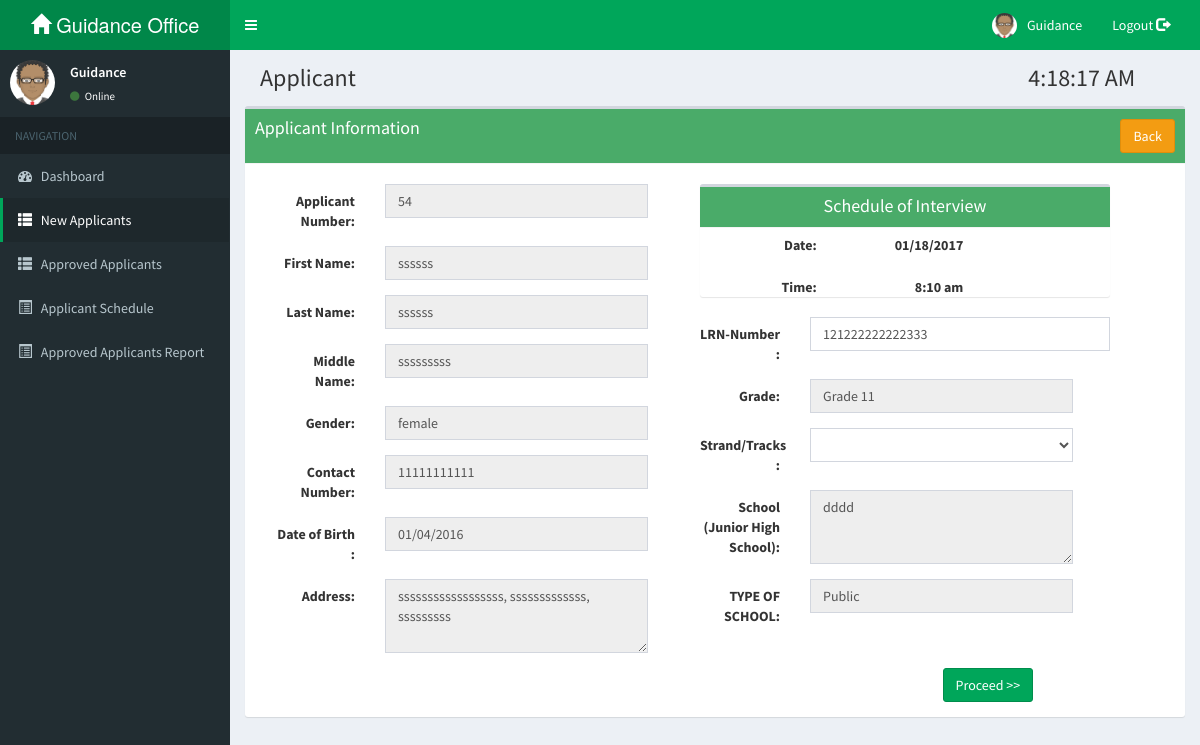
The app's page /guidance/pages/applicant_validate.php?opt=val&id=54 (signed in) with its own data.
### tables this page shows
CREATE TABLE `tblapplicant` (
  `appid` int(10) NOT NULL,
  `shs_id` varchar(30) NOT NULL,
  `lrn_no` varchar(30) NOT NULL,
  `lname` varchar(50) NOT NULL,
  `fname` varchar(50) NOT NULL,
  `mname` varchar(50) NOT NULL,
  `gender` varchar(30) NOT NULL,
  `bday` varchar(30) NOT NULL,
  `age` int(10) NOT NULL,
  `street` varchar(50) NOT NULL,
  `city` varchar(50) NOT NULL,
  `province` varchar(50) NOT NULL,
  `contact` varchar(50) NOT NULL,
  `school` varchar(100) NOT NULL,
  `school_type` varchar(50) NOT NULL,
  `guardian` varchar(50) NOT NULL,
  `gcontact` varchar(50) NOT NULL,
  `date` varchar(50) NOT NULL,
  `status` int(11) NOT NULL
);

CREATE TABLE `tblapplicant_schedule` (
  `schedule_id` int(10) NOT NULL,
  `appid` varchar(50) NOT NULL,
  `date` varchar(50) NOT NULL,
  `time` varchar(50) NOT NULL,
  `status` int(10) NOT NULL
);

### guidance/pages/applicant_validate.php (the view, shortened to what this page needs)
<?php include "../templates/templates.php";
	include "connect.php";
	$id="";
	if(isset($_GET['opt']))
    	$option=$_GET['opt'];
	if(isset($_GET['id']))
    	$id=$_GET['id'];
	$sql_sel=mysqli_query($con,"SELECT * FROM tblapplicant WHERE appid=$id");
	$app_row=mysqli_fetch_array($sql_sel);
				?>
  <body class="skin-green">
    <div class="wrapper">
      <div class="content-wrapper">
		<section class="content-header">
          <h1 class="col-md-10">
             Applicant
          </h1>
		  <h1>
          </h1>
        </section>
       <section class="content">
        <div class="box">
            <div class="box-header with-border"  style="background-color: #4aab69; color:white;">
              <h3 class="box-title"> Applicant Information</h3>
			  <div class="pull-right">
                    <a href="tblapplicant.php" class="btn btn-warning">Back</a>
				</div>
            </div>
			<br/>
			<?php if($option=="view"){
				$sel_sched = mysqli_query($con,"SELECT * FROM tblapplicant_schedule WHERE appid='$id'");
				$row_sched = mysqli_fetch_array($sel_sched);
			?>
			<div class="content">
				<div class="row">
					<div class="col-md-7">
						<form method="post" action="applicant_update.php?app_id=<?php echo $id;?>" class="form-horizontal">
							<div class="form-group">
								<label for="roll_no" class="control-label col-md-3">Applicant Number:</label>
								<div class="col-md-8">
									<input  type="text" class="form-control only-number" id="roll_no" name="roll_no" value="<?php echo $id;?>" readonly/>
								</div>
							</div>
							<div class="form-group">
								<label for="fnametxt" class="control-label col-md-3">First Name:</label>
								<div class="col-md-8">
									<input type="text" class="form-control" id="fnametxt" name="fnametxt" value="<?php echo $app_row['fname'];?>"/>
								</div>
							</div>
							<div class="form-group">
								<label for="lnametxt" class="control-label col-md-3">Last Name:</label>
								<div class="col-md-8">
									<input type="text" class="form-control" id="lnametxt" name="lnametxt" value="<?php echo $app_row['lname'];?>"/>
								</div>
							</div>
							 <div class="form-group">
								<label for="mnametxt" class="control-label col-md-3">Middle Name:</label>
								<div class="col-md-8">
									<input type="text" class="form-control" id="mnametxt" name="mnametxt" value="<?php echo $app_row['mname'];?>"/>
								</div>
							</div>
							<div class="form-group">
								<label for="gender" class="control-label col-md-3">Gender:</label>
								<div class="col-md-8">
									<input type="text" class="form-control" id="gender" name="gender" value="<?php echo $app_row['gender'];?>" readonly/>
								</div>
							</div>
							<div class="form-group">
								<label for="phonetxt" class="control-label col-md-3">Contact Number:</label>
								<div class="col-md-8">
									<input type="text" class="form-control only-number" id="phonetxt" name="phonetxt" value="<?php echo $app_row['contact'];?>">
									<div class="help-block with-errors"></div>
								</div>
							</div>
							<div class="form-group">
								<label for="bday" class="control-label col-md-3">Date of Birth :</label>
								<div class="col-md-8">
									<input type="text" class="form-control datepicker" name="bday" value="<?php echo $app_row['bday'];?>" data-date-format="mm/dd/yyyy" readonly/>
								</div>
							</div>
							<div class="form-group">
								<label for="addrtxt" class="control-label col-md-3">Street:</label>
								<div class="col-md-8">
									<input class="form-control" name="street" id="street" value="<?php echo $app_row['street'];?>">
								</div>
							</div>
							<div class="form-group">
								<label for="addrtxt" class="control-label col-md-3">City:</label>
								<div class="col-md-8">
									<input class="form-control" name="city" id="city" value="<?php echo $app_row['city'];?>">
								</div>
							</div>
							<div class="form-group">
								<label for="addrtxt" class="control-label col-md-3">Province:</label>
								<div class="col-md-8">
									<input class="form-control" name="province" id="province" value="<?php echo $app_row['province'];?>"></textarea>
								</div>
							</div>
							<div class="form-group">
								<input type="submit" value="Update" name="btn_upd" class="btn btn-success col-md-offset-2 col-sm-offset-4 col-xs-offset-2"/>
								<a name="btn_del" onclick="deleteData(<?php echo $id;?>)" class="btn btn-danger col-md-offset-3 col-sm-offset-3 col-xs-offset-3">Delete</a>
							</div>
					</div>
					<div class="col-md-5">
						<div class="col-lg-12">
							<div class="box">
								<div class="box-header with-border"  style="background-color: #4aab69;">
									<h5 class="box-title">Schedule of Interview	</h5>
								</div>
								<div class="content">
									<div class="form-group">
										<div class="form-group">
											<label for="datetxt" class="control-label col-md-4">Date:</label>
											<label  class="control-label col-md-8"><?php echo $row_sched['date']; ?></label>
										</div>
										<div class="form-group">
											<label for="timetxt" class="control-label col-md-4">Time:</label>
											<label  class="control-label col-md-8"><?php echo $row_sched['time']; ?></label>
										</div>
									</div>
								</div>
							</div>
						</div>
						<div class="col-lg-12 form-horizontal">
							<div class="row">
								<div class="form-group">
									<label for="schooltxt" class="control-label col-md-3">School Name (Junior High School):</label>
									<div class="col-md-8">
										<textarea class="form-control" name="school" id="school" cols="10" rows="3" ><?php echo $app_row['school'];?></textarea>
									</div>
								</div>
								<div class="form-group">
									<label for="typetxt" class="control-label col-md-3">Type of School:</label>
									<div class="col-md-8">
										<select class="form-control" id="s_type" name="s_type" required>
											<option value="Public" <?php if($app_row['school_type'] == "Public"){ echo "selected";}?> >Public</option>
											<option value="Private" <?php if($app_row['school_type'] == "Private"){ echo "selected";}?>>Private</option>
										</select>
									</div>
								</div>
								<div class="form-group">
									<label for="lrn" class="control-label col-md-3">LRN-Number:</label>
									<div class="col-md-8">
										<input class="form-control" name="lrn" id="lrn" value="<?php echo $app_row['lrn_no'];?>"></textarea>
									</div>
								</div>
							</div>
						</div>
					</form>
					</div>
				</div>
            </div>
			<?php }else{
				$sel_sched = mysqli_query($con,"SELECT * FROM tblapplicant_schedule WHERE appid='$id'");
				$row_sched = mysqli_fetch_array($sel_sched);
				?>
			<div class="container-fluid">
				<div class="col-lg-12">
					<form method="post" class="form-horizontal">
						<div class="row col-lg-6">
							<div class="form-group">
								<label for="roll_no" class="control-label col-md-3">Applicant Number:</label>
								<div class="col-md-8">
									<input  type="text" class="form-control only-number" id="roll_no" name="roll_no" value="<?php echo $id;?>" readonly/>
								</div>
							</div>
							<div class="form-group">
								<label for="fnametxt" class="control-label col-md-3">First Name:</label>
								<div class="col-md-8">
									<input type="text" class="form-control" id="fnametxt" name="fnametxt" value="<?php echo $app_row['fname'];?>"readonly/>
								</div>
							</div>
							<div class="form-group">
								<label for="lnametxt" class="control-label col-md-3">Last Name:</label>
								<div class="col-md-8">
									<input type="text" class="form-control" id="lnametxt" name="lnametxt" value="<?php echo $app_row['lname'];?>"readonly/>
								</div>
							</div>
							 <div class="form-group">
								<label for="mnametxt" class="control-label col-md-3">Middle Name:</label>
								<div class="col-md-8">
									<input type="text" class="form-control" id="mnametxt" name="mnametxt" value="<?php echo $app_row['mname'];?>"readonly/>
								</div>
							</div>
							<div class="form-group">
								<label for="gender" class="control-label col-md-3">Gender:</label>
								<div class="col-md-8">
									<input type="text" class="form-control" id="gender" name="gender" value="<?php echo $app_row['gender'];?>" readonly/>
								</div>
							</div>
							<div class="form-group">
								<label for="phonetxt" class="control-label col-md-3">Contact Number:</label>
								<div class="col-md-8">
									<input type="text" class="form-control only-number" id="phonetxt" name="phonetxt" value="<?php echo $app_row['contact'];?>"readonly/>
								</div>
							</div>
							<div class="form-group">
								<label for="bday" class="control-label col-md-3">Date of Birth :</label>
								<div class="col-md-8">
									<input type="text" class="form-control datepicker" name="bday" value="<?php echo $app_row['bday'];?>" data-date-format="mm/dd/yyyy" readonly/>
								</div>
							</div>
							<div class="form-group">
								<label for="addrtxt" class="control-label col-sm-3">Address:</label>
								<div class="col-md-8">
									<textarea class="form-control" name="addrtxt" cols="8" rows="3" required readonly><?php echo $app_row['street'];?>, <?php echo $app_row['city'];?>, <?php echo $app_row['province'];?></textarea>
								</div>
							</div>
						</div>
						<div class="col-lg-6">
							<div class="box">
								<div class="box-header with-border"  style="color:white; background-color: #4aab69;">
								  <center><h5 class="box-title">Schedule of Interview	</h5> </center>
								</div>
									<div class="form-group">
										<label for="datetxt" class="control-label col-md-4">Date:</label>
										<label  class="control-label col-md-4"><?php echo $row_sched['date']; ?></label>
									</div>
									<div class="form-group">
										<label for="timetxt" class="control-label col-md-4">Time:</label>
										<label  class="control-label col-md-4"><?php echo $row_sched['time']; ?></label>
									</div>
							</div>
							<div class="form-group">
													<label for="lrn" class="control-label col-lg-3">LRN-Number :</label>
													<div class="col-lg-9">
														<input type="text"  class="form-control" id="lrn" name="lrn" value="<?php echo $app_row['lrn_no'];?>"/>
													</div>
												</div>
							<div class="form-group">
								<label for="gradetxt" class="control-label col-lg-3">Grade:</label>
								<div class="col-lg-8">
									<input class="form-control" name="grade" id="grade" cols="8" rows="3" value="Grade 11" readonly>
								</div>
							</div>
							<div class="form-group">
								<label for="strandtxt" class="control-label col-lg-3">Strand/Tracks :</label>
								<div class="col-lg-8">
									<select class="form-control" name="strand" id="strand" required>
										<option></option>
										<?php
											$sql_strand = mysqli_query($con,"SELECT * FROM tblstrand");
											while($fetch_strand = mysqli_fetch_array($sql_strand)){
												echo "<option value=".$fetch_strand['strandcode'].">".$fetch_strand['strandcode']."</option>";
											}
										?>
									</select>
								</div>
							</div>
							<div class="form-group">
									<label for="schooltxt" class="control-label col-md-3">School (Junior High School):</label>
									<div class="col-md-8">
										<textarea class="form-control" name="schooltxt" cols="10" rows="3" readonly><?php echo $app_row['school'];?></textarea>
									</div>
							</div>
							<div class="form-group">
									<label for="typetxt" class="control-label col-md-3">TYPE OF SCHOOL:</label>
									<div class="col-md-8">
										<input class="form-control" name="type" id="type" value="<?php echo $app_row['school_type'];?>" readonly>
									</div>
							</div>
						</div>
							<div class="form-group">
								<input type="submit" name="btn_validate" value="Proceed >>" class="btn btn-success col-md-offset-9 col-sm-offset-3 col-xs-offset-1"/>
							</div>
						</div>
            </div>
			<?php }	?>
        </div>
    </section>
      </div>
  </body>
</html>

### records on screen
tblapplicant: fnametxt "ssssss", lnametxt "ssssss", mnametxt "sssssssss", gender "female", phonetxt "11111111111", bday "01/04/2016", addrtxt "ssssssssssssssssss, sssssssssssss, sssssssss", lrn "121222222222333", schooltxt "dddd", type "Public"
tblapplicant_schedule: date "01/18/2017", time "8:10 am"
